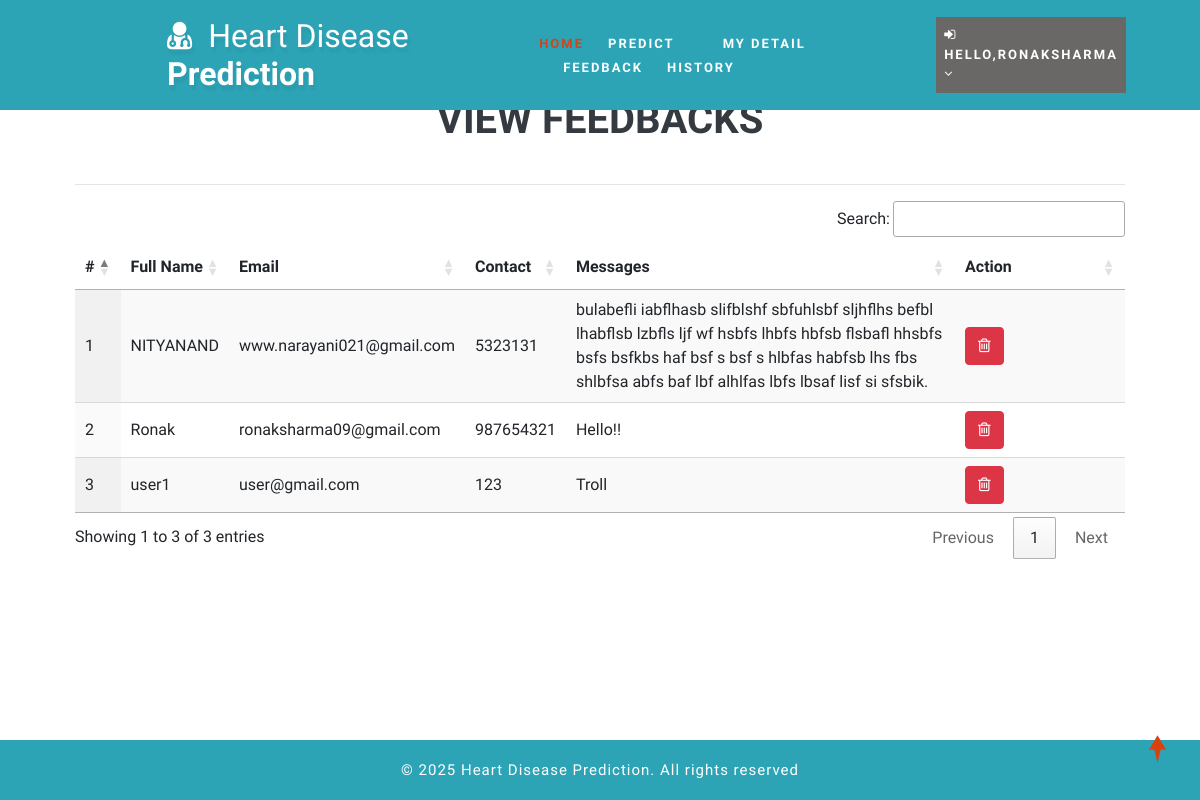
Before: /view_feedback (signed in) with the older database file.
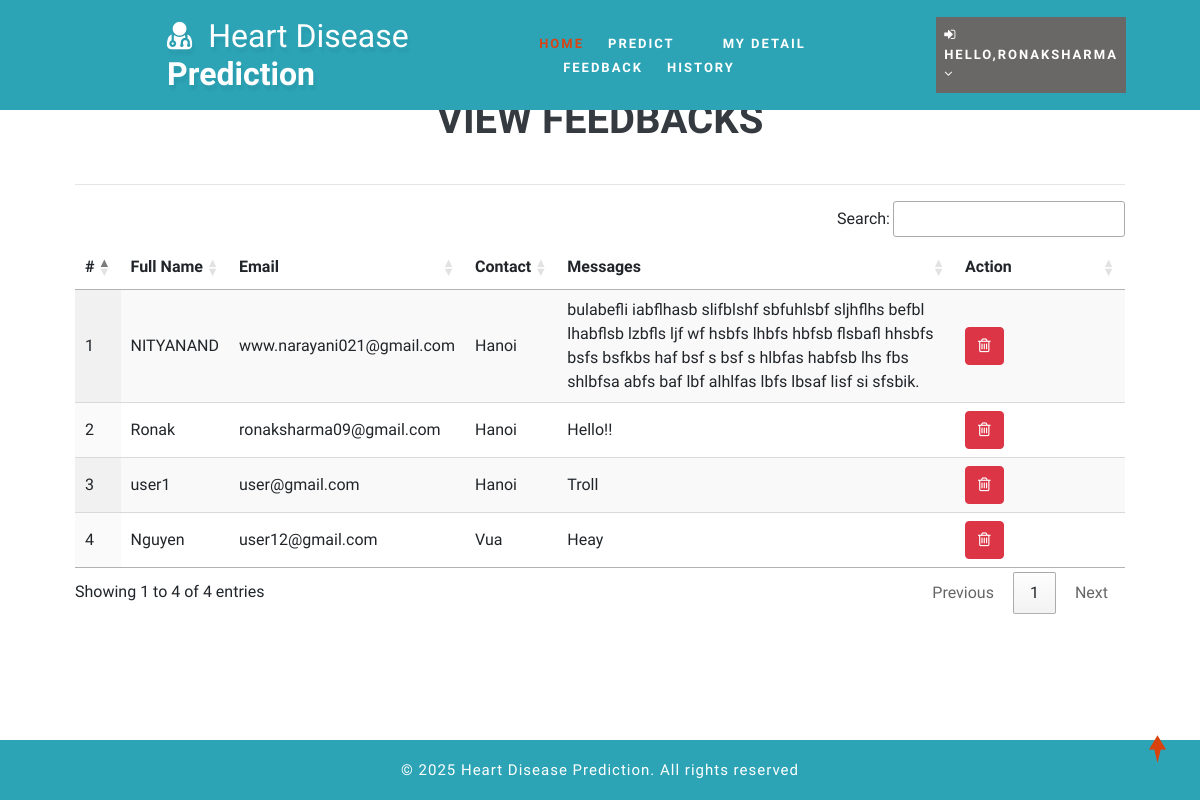
After: the same page with the newer database file.
### health/models.py (models this page shows, shortened)
class Feedback(models.Model):
    user = models.ForeignKey(User, on_delete=models.CASCADE, null=True)
    messages = models.TextField(null=True)
    date = models.DateField(auto_now=True)

class Patient(models.Model):
    user = models.ForeignKey(User, on_delete=models.CASCADE, null=True)
    contact = models.CharField(max_length=100, null=True)
    address = models.CharField(max_length=100, null=True)
    dob = models.DateField(null=True)
    image = models.FileField(null=True)

### health/views.py (the view)
# urls.py: path('view_feedback', View_Feedback,name="view_feedback"),
@login_required(login_url="login")
def View_Feedback(request):
    dis = Feedback.objects.all()
    d = {'dis':dis}
    return render(request,'view_feedback.html',d)

### health/templates/view_feedback.html
{% extends 'index.html' %}
{% load static %}
{% block body %}
<div class="container-fluid" style="width:90%;margin-top:8%">
                    <div class="container-fluid">
                        <h1 align="center" class="w3ls-title text-uppercase text-dark font-weight-bold">View Feedbacks</h1><br>
                         </div><hr>
                                <table id="example" class="display" style="width:100%">
                                  <thead>
                                    <tr>
                                      <th>#</th>
                                      <th>Full Name</th>
                                      <th>Email</th>
                                      <th>Contact</th>
                                      <th>Messages</th>
                                      <th>Action</th>
                                  </tr>
                              </thead>
                              <tbody>
                              {% for i in dis %}
                                <tr>
                                  <td>{{forloop.counter}}</td>
                                  <td>{{i.user.first_name}} {{i.user.user.last_name}}</td>
                                  <td>{{i.user.email}}</td>
                                  <td>{{i.user.patient_set.all.0.contact}}</td>
                                  <td>{{i.messages}}</td>
                                  <td style="width:150px">
                                      <a href="{% url 'delete_feedback' i.id %}" ><button class="btn btn-danger" onclick="return confirm('Are you sure?')"><i class="fa fa-trash-o"></i></button></a></td>
                              </tr>
                              {% endfor %}
                          </tbody>
                      </table>
                  </div>
{% endblock %}

Changed rows visible on the page:
changed through a linked row, Feedback "NITYANAND": user.patient_set.all.0.contact "5323131" → "Hanoi"
changed through a linked row, Feedback "Hello!!": user.patient_set.all.0.contact "987654321" → "Hanoi"
changed through a linked row, Feedback "Troll": user.patient_set.all.0.contact "123" → "Hanoi"
added Feedback: user.first_name "Nguyen", user.email "user12@gmail.com", user.patient_set.all.0.contact "Vua", messages "Heay"
Other visible differences:
text written by a page script: "Search: Showing 1 to 3 of 3 entries Previous 1 Next" → "Search: Showing 1 to 4 of 4 entries Previous 1 Next"
